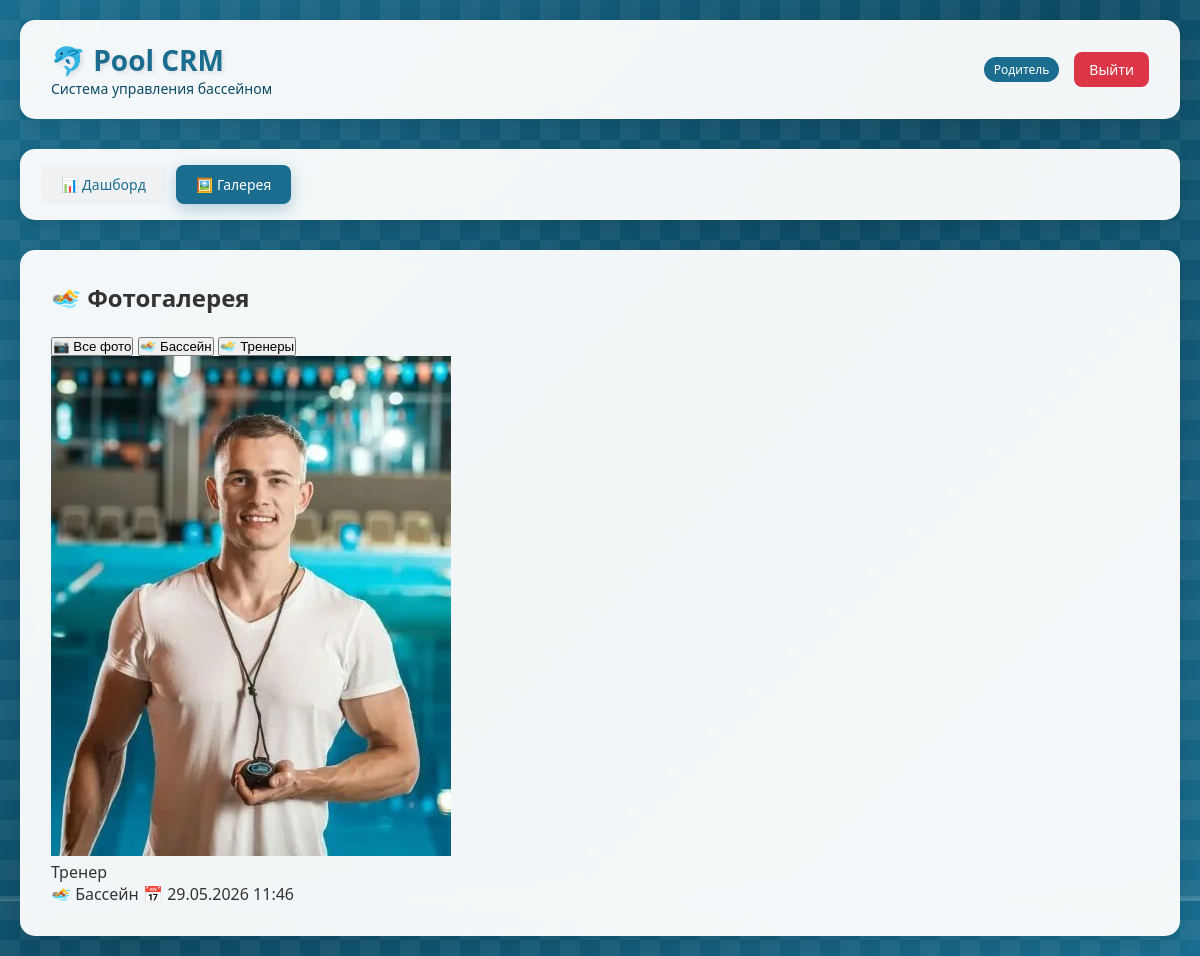
The page /gallery on the database its author committed.
### database.py (models this page shows)
class GalleryImageDB(Base):
    __tablename__ = "gallery_images"
    id = Column(Integer, primary_key=True, index=True)
    title = Column(String, nullable=False)
    description = Column(String, nullable=True)
    filename = Column(String, nullable=False)
    original_filename = Column(String, nullable=False)
    file_size = Column(Integer, default=0)
    image_type = Column(String)  # 'pool' - бассейн, 'coach' - тренер
    coach_id = Column(Integer, ForeignKey("coaches.id"), nullable=True)  # для фото тренера
    sort_order = Column(Integer, default=0)
    is_active = Column(Boolean, default=True)
    created_by = Column(String)  # кто загрузил
    created_at = Column(String, default=lambda: datetime.now().strftime("%d.%m.%Y %H:%M"))
    coach = relationship("CoachDB", back_populates="gallery_images")

### main.py (the view)
@app.get("/gallery", response_class=HTMLResponse)
async def gallery_page(request: Request, db: Session = Depends(get_db)):
    user = get_current_user(request, db)
    images = db.query(GalleryImageDB).filter(GalleryImageDB.is_active == True).order_by(GalleryImageDB.sort_order, GalleryImageDB.created_at.desc()).all()
    images_data = [{"id": img.id, "title": img.title, "description": img.description, "filename": img.filename, "image_type": img.image_type, "coach_name": img.coach.name if img.coach else None, "created_at": img.created_at} for img in images]
    coaches = []
    if user and user["role"] == "admin":
        coaches = db.query(CoachDB).filter(CoachDB.is_active == True).all()
    return templates.TemplateResponse(name="gallery.html", request=request, context={"request": request, "user": user, "images": images_data, "coaches": coaches})

### templates/gallery.html (shortened to what this page needs)
{% extends "base.html" %}
{% block content %}
<div class="action-bar">
    <h2>🏊 Фотогалерея</h2>
</div>
<div class="tab-buttons">
    <button class="tab-btn active" onclick="filterGallery('all')">📷 Все фото</button>
    <button class="tab-btn" onclick="filterGallery('pool')">🏊 Бассейн</button>
    <button class="tab-btn" onclick="filterGallery('coach')">🏊‍♂️ Тренеры</button>
</div>
<div class="gallery-grid" id="galleryGrid">
    {% for image in images %}
    <div class="gallery-card" data-type="{{ image.image_type }}">
        <img src="/static/uploads/gallery/{{ image.filename }}"
             alt="{{ image.title }}"
             class="gallery-image"
             onclick="openModal('/static/uploads/gallery/{{ image.filename }}', '{{ image.title }}', '{{ image.description }}')">
        <div class="gallery-info">
            <div class="gallery-title">{{ image.title }}</div>
            <div class="gallery-meta">
                <span class="image-type-badge {% if image.image_type == 'pool' %}type-pool{% else %}type-coach{% endif %}">
                    {% if image.image_type == 'pool' %}🏊 Бассейн{% else %}🏊‍♂️ {{ image.coach_name or 'Тренер' }}{% endif %}
                </span>
                <span>📅 {{ image.created_at }}</span>
            </div>
        </div>
    </div>
    {% endfor %}
</div>
{% endblock %}

### static/style.css (style rules this page uses)
* { margin: 0; padding: 0; box-sizing: border-box; }
body { font-family: 'Segoe UI', Tahoma, Geneva, Verdana, sans-serif; min-height: 100vh; color: #333; position: relative; overflow-x: hidden; }
.action-bar { display: flex; justify-content: space-between; align-items: center; margin-bottom: 20px; flex-wrap: wrap; gap: 15px; }

### rows shown on the page
GalleryImageDB: filename (picture), title "Тренер", image_type "🏊 Бассейн", created_at "29.05.2026 11:46"
